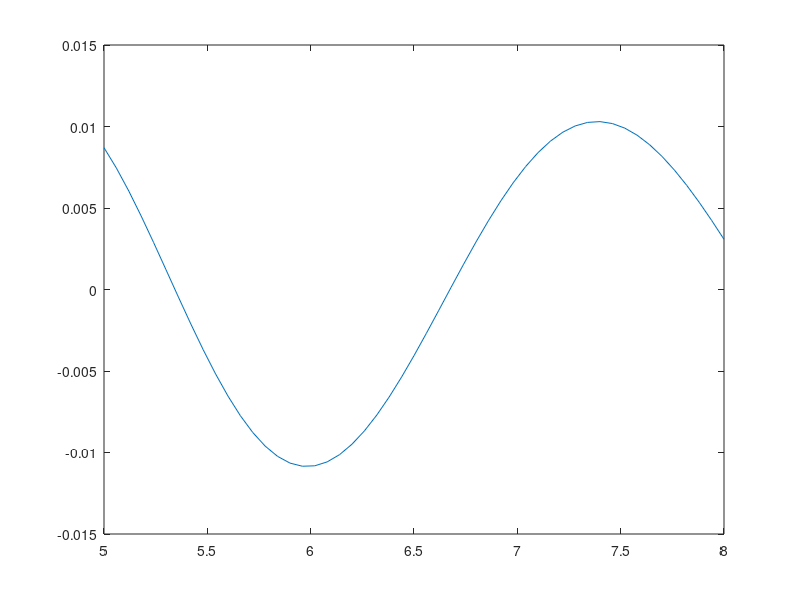

Reproduce this figure in MATLAB.
clc
clear all
close all
format long

%ODE using finite difference
% parameters
r_i=5;
r_f=8;

dr=0.06;

r=r_i:dr:r_f;

%initializing the matrices

A=zeros(length(r),length(r));
c=zeros(length(r),1);

%Boundary conditons
%u(r=5)= 0.0087

A(1,1)=1;
c(1,1)=0.0087;

%u(r=8)=0.003079

A(length(r),length(r))=1;
c(length(r),1)=0.003079;

%internal points
for i=2:length(r)-1
    
    A(i,i+1)=(1/dr^2+1/(r(i)*dr));
    A(i,i)=(-2/dr^2)+(1/(r(i)*dr))+(1/r(i)^2);
    A(i,i-1)=(1/dr^2);
    
end

U=A\c %A inverse *c

plot(r,U);

% or u =inv(A)*c